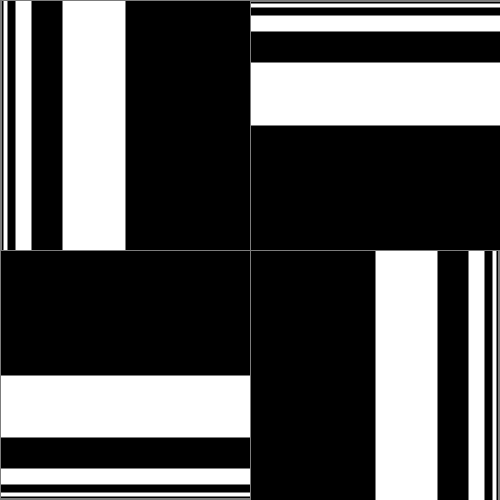
Frame 1 (no input)
Frame 60 (the mouse pressed at the canvas centre just before this capture): identical to frame 1, image omitted
Frame 120 (the mouse held since frame 60 and released just before this capture): identical to frame 1, image omitted

The Processing sketch that drew this single still picture (run headless with seeded random() and noise(); from frame 60 on, the mouse is pressed at the canvas centre):

// Processing sketch: bercode
// ── bercode.pde
//bercode
void setup() {
  size(500, 500);
}

void draw() {
  background(255);
  draw_bercode(0, 0);
}

void draw_bercode(int flag, int num) {
  if (num>40) {
    return;
  }
  pushMatrix();
  translate(width/2, height/2);
  rotate(radians(-90*(num/10)));
  if (num%10==0) {
    noFill();
  } else if (num%2==0) {
    fill(255);
  } else {
    fill(0);
  }
  stroke(125);
  rect((-1)*width/2, (-1)*height/2, width*pow(0.5, num%10), height/2);
  popMatrix();
  draw_bercode(num/10, num+1);
}

void keyPressed() {
  if ( key == ' ' ) {
    save( "bercode.png" );
  }
}
